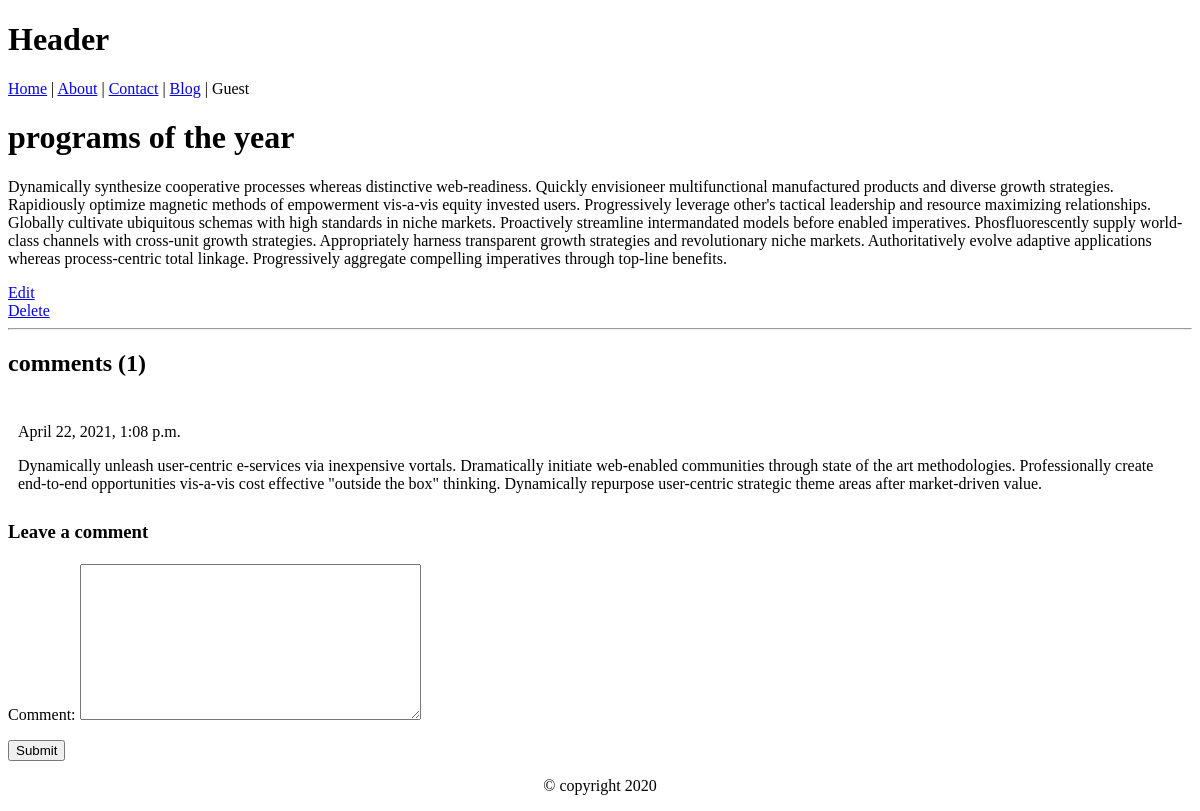
The app's page /blog/feb-post, older data.
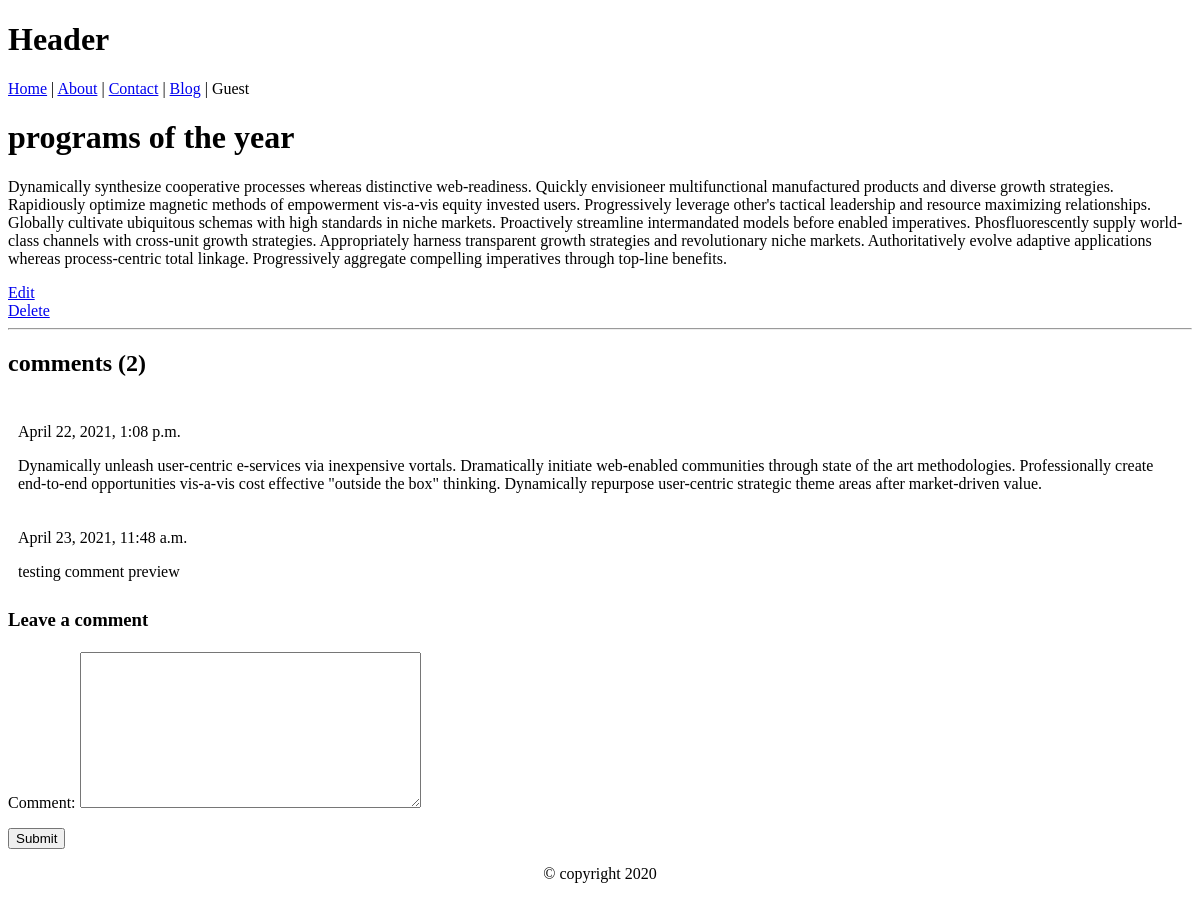
The same page, newer data.
### blogs/models.py (models this page shows, shortened)
class comment(models.Model):
    post = models.ForeignKey(
        article, null=True, on_delete=models.CASCADE, related_name='comment')
    comment = models.TextField(max_length=1000)
    created_on = models.DateTimeField(auto_now_add=True)
    active = models.BooleanField(default=False)
    class Meta:
        ordering = ['created_on']

### blogs/views.py (the view)
# urls.py: path('<str:slug>', blog_detail),
def blog_detail(request, slug):
    template_name = 'blog/detail.html'
    post = get_object_or_404(article, slug=slug)
    comment = post.comment.filter(active=True)
    new_comment = None
    comment_form = Commentmodelform()
    context = {
        'title': post.title,
        'post': post,
        'comment': comment,
        'new_comment': new_comment,
        'comment_form': comment_form
    }
    if request.method == 'POST':
        comment_form = Commentmodelform(request.POST)
        if comment_form.is_valid():
            new_comment = comment_form.save(commit=False)
            new_comment.post = post
            print(new_comment)
            new_comment.save()
        else:
            print('not valid')
    else:
        comment_form = Commentmodelform()
    return render(request, template_name, context)

### blogs/forms.py
class Commentmodelform(ModelForm):
    class Meta:
        model = comment
        fields = ['comment']

### blogs/models.py (called while the page is built)
    def get_edit_url(self):
        return f"{self.slug}/update"

### blogs/templates/blog/detail.html (shortened to what this page needs)
{% extends 'base.html' %} {% block title%}
<h1>{{post.title}}</h1>
<p>{{post.content}}</p>
<div>
    <div>
        <a href="{{post.get_edit_url}}">Edit</a>
    </div>
    <div>
            <a href="http://127.0.0.1:8000/blog/{{post.slug}}">Delete</a>
    </div>
</div>
<hr>
<div>
    <h2>comments ({{comment.count}})</h2>
    {% for comment in comment %}
        <div style="padding: 10px;">
          <p>
            <span>
              {{ comment.created_on }}
            </span>
          </p>
          {{ comment.comment }}
        </div>
    {% endfor %}
    <div class="card-body">
        {% if new_comment %}
        <div class="alert alert-success" role="alert">
          Your comment is awaiting moderation
        </div>
        {% else %}
        <h3>Leave a comment</h3>
        <form method="post" style="margin-top: 1.3em;">
          {{ comment_form.as_p }}
          <button type="submit">Submit</button>
        </form>
        {% endif %}
      </div>
</div>
{% endblock %}

Row changes from the older to the newer data that the page shows:
added comment: created_on "April 23, 2021, 11:48 a.m.", comment "testing comment preview"
Text that changed along with them:
{{ comment.count }}: "1" → "2"
